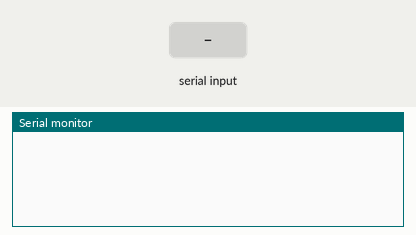
Simulated run of this sketch. Board: Arduino Mega 2560, built with avr-gcc and run on an emulated ATmega2560. Shown: the last lines printed to the serial monitor. Inputs (shaded band) come from the test bench.

Above: at 1.2 s.
1.3 s: "B" received over the second serial link
At 1.7 s:
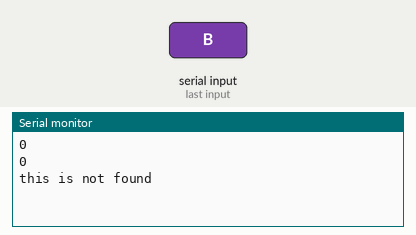
2.8 s: "B" received over the second serial link
At 4.1 s:
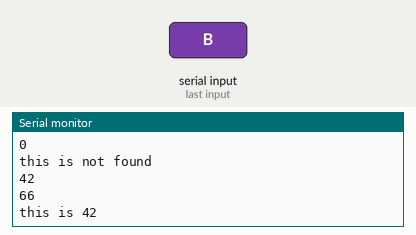
Timing chart, 0 to 5.8 s (numbered marks = the images above; inputs shaded):
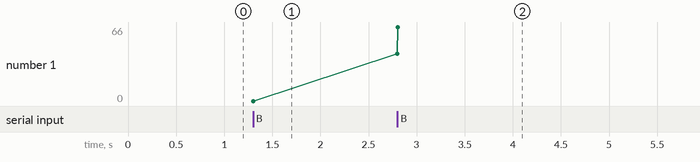

The sketch:

test.ino
```cpp
// #define RXD2 16
// #define TXD2 17
int arr[] = {1,2,3,4,6,7,8,10};
int i = 0;
int j = 0;
unsigned char ak[50];

void setup() {
  Serial.begin(9600);
  // Serial2.begin(9600, SERIAL_8N1, RXD2, TXD2);
  Serial2.begin(9600);
}

void aa(){
  // Serial.println("this is ak function");
  for( j ; j <= 5 ; j++){
      Serial.println("data is form rs422");
      Serial.println(arr[j]);
      delay(1000);
    }
}

void loop() {

  if(Serial2.available()){
    // Serial.println(Serial2.read(), HEX);
    ak[i] = Serial2.read();
    int a = ak[1];

    Serial.println(a, HEX);
    Serial.println(a);
    if(a == 66){
      Serial.println("this is 42");
    }else{
      Serial.println("this is not found");
    }
    i++;


    // aa();

  }
  // delay(1000);

  // Serial.print(arr[4]);

  // for( i; i < 10; i++){
  //   Serial.println(arr[i]);
  // }

  // ak[1] = 10;
  // ak[2] = 20;

  // Serial.println(ak[0]);
  // delay(1000);
  // // int b = sizeof(arr);
  // Serial.println(sizeof(arr));
  // delay(1000);
  // Serial.println(sizeof(ak));
  // delay(1000);
}


// void aa(){
//   // Serial.println("this is ak function");
//   for( j ; j <= 5 ; j++){
//       Serial.println("data is form rs422");
//       Serial.println(arr[j]);
//       delay(1000);
//     }
// }
```

Measured:
- after the input at 1.3 s, the serial monitor: prints a new line at once (image 1)
- after the input at 2.8 s, the serial monitor: prints a new line at once (image 2)
- plotted number 1: 0 → 66 after the input at 2.8 s
